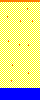

A 2D game scene composited from a Tiled map and its tileset images. What follows is a short description and the map's XML, with every tile layer's data as written:
An orthogonal 10x25 tile map with 4x4 px tiles, 1 tile layer (Capa de Patrones 1).

<map version="1.0" tiledversion="1.0.2" orientation="orthogonal" renderorder="right-down" width="10" height="25" tilewidth="4" tileheight="4" nextobjectid="1">
 <tileset firstgid="1" source="tilesetBeach.tsx" />
 <layer name="Capa de Patrones 1" width="10" height="25">
  <data encoding="csv">
2,2,2,2,2,2,2,2,2,2,
1,1,1,1,1,1,1,1,1,1,
1,1,1,1,1,1,12,1,1,1,
1,1,1,1,1,1,1,1,1,1,
1,12,1,1,1,1,1,1,1,1,
1,1,1,1,1,11,1,1,11,1,
1,1,1,1,1,1,1,1,1,1,
1,1,1,1,1,1,1,1,1,1,
1,1,1,1,1,1,1,1,1,1,
1,1,1,1,1,1,1,1,1,1,
1,1,11,1,1,1,1,1,1,1,
1,1,1,1,12,1,1,11,1,1,
1,1,1,1,1,1,1,1,1,1,
1,1,1,1,1,1,1,1,1,1,
1,1,1,1,1,1,1,1,1,1,
1,1,1,1,1,1,1,1,1,1,
1,1,1,11,1,1,1,1,1,1,
1,1,1,1,1,1,1,1,1,1,
1,1,1,1,1,1,1,11,1,1,
1,1,1,1,1,1,1,1,1,1,
1,1,12,1,1,1,1,1,1,1,
1,1,1,1,1,1,1,1,1,1,
5,5,5,5,5,5,5,5,5,5,
5,5,5,5,5,5,5,5,5,5,
5,5,5,5,5,5,5,5,5,5
</data>
 </layer>
</map>
